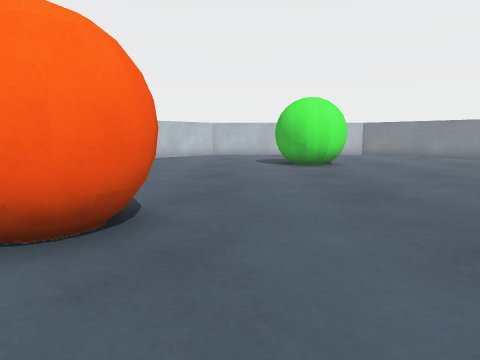
[1] (above)

16 first-person views from a walk through a Unity game level. The camera is 0.59 m above the floor, tilts 8° down and sees 75° across. The floor is counted in squares, 0.5 m on a side. Each view is taken from the middle of a square. On the plan, view 1 faces up. The plan holds only what a view shows up to about 13 squares ahead; the rest is blank. Some animated figures are left out.

[2]
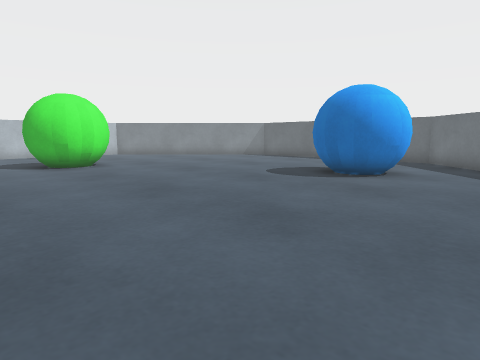

[3]
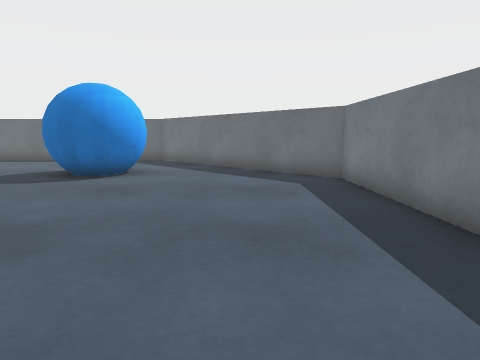

[4]
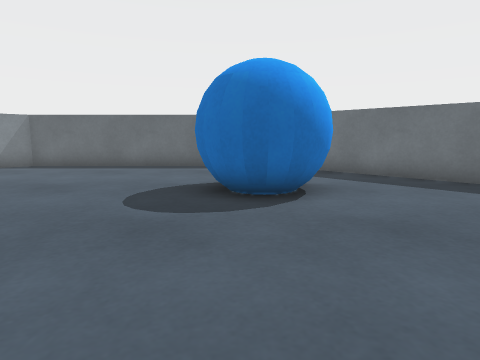

[5]
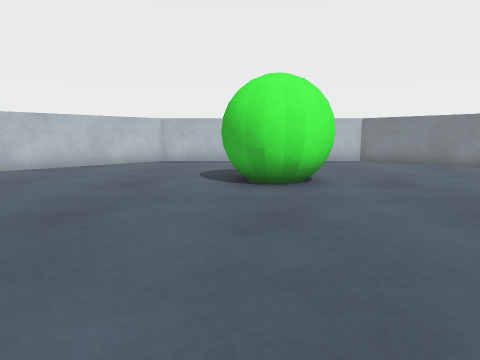

[6]
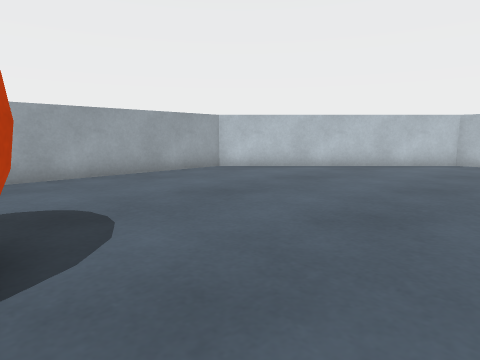

[7]
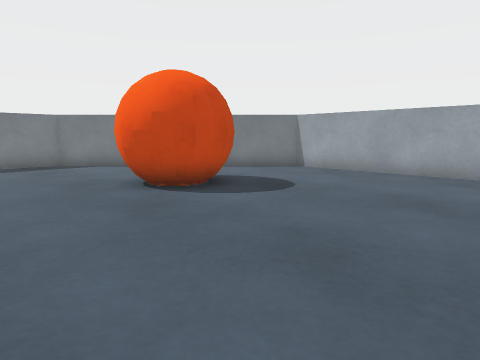

[8]
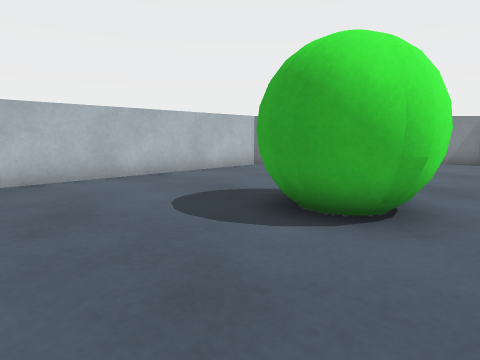

[9]
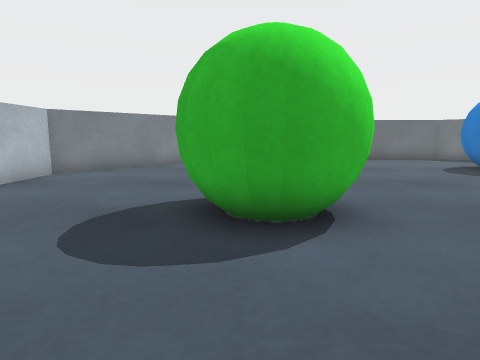

[10]
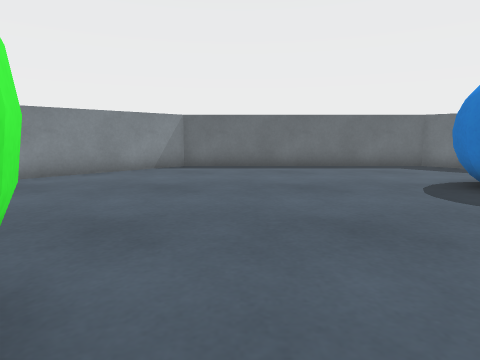

[11]
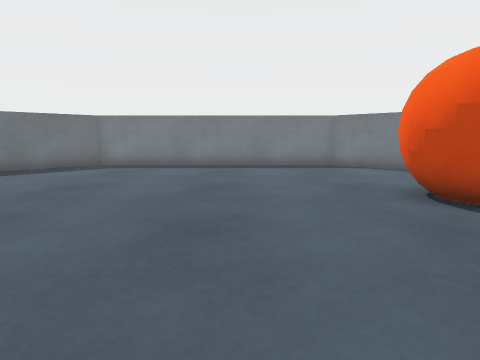

[12]
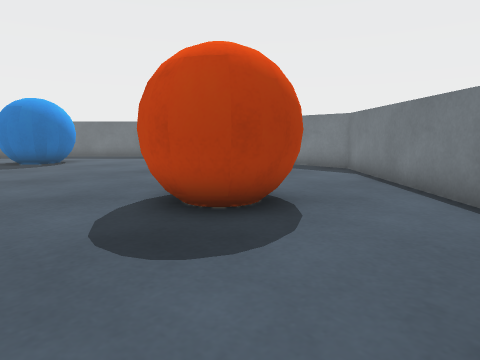

[13]
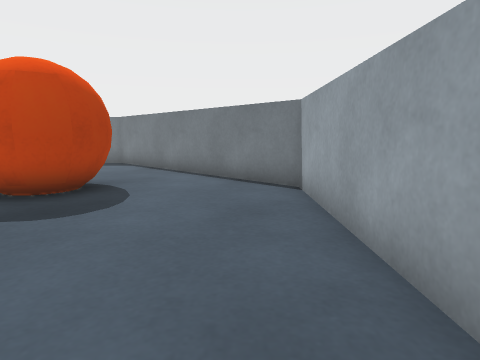

[14]
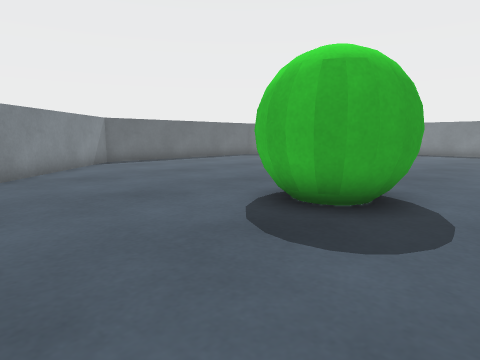

[15]
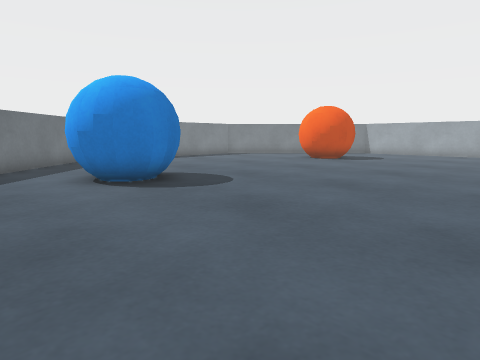

[16]
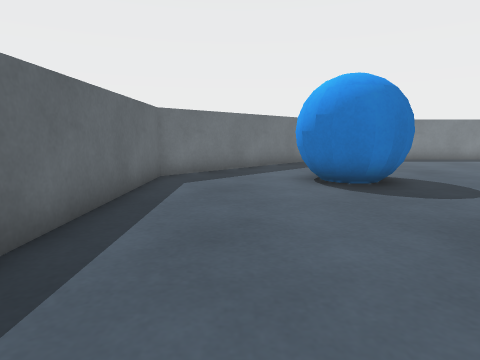

### Floor plan
Points are (right, up) in squares from view 1. A wall is a line through its corners. A room is listed if a view was taken in it or the views show most of it. See-through windows are left out.
Room 1 (views 1, 2, 3, 4, 5, 6, 7, 8, 9, 10, 11, 12, 13, 14, 15, 16)
walls: (-1.7, 19.9) (-8.4, 13.2) (-8.4, 3.8) (-1.7, -2.9) (7.7, -2.9) (14.4, 3.8) (14.4, 13.2) (7.7, 19.9) (-1.7, 19.9)
objects: other object (-4, 3) to (-1, 5); other object (2, 12) to (4, 15); other object (8, 3) to (10, 6)

Where each view was taken, in squares from view 1:
view 1: 0 up, 0 right, facing up
view 2: 0 up, 1 left, facing up-right
view 3: 0 up, 1 left, facing right
view 4: 5 up, 2 right, facing right
view 5: 5 up, 2 right, facing up
view 6: 5 up, 1 right, facing up-left
view 7: 11 up, 2 right, facing down-left
view 8: 11 up, 2 left, facing up-right
view 9: 14 up, 2 left, facing right
view 10: 11 up, 2 right, facing right
view 11: 10 up, 2 right, facing down
view 12: 8 up, 7 left, facing down-right
view 13: 11 up, 7 left, facing down
view 14: 19 up, 0 right, facing down-right
view 15: 13 up, 13 right, facing down-left
view 16: 13 up, 12 right, facing down
